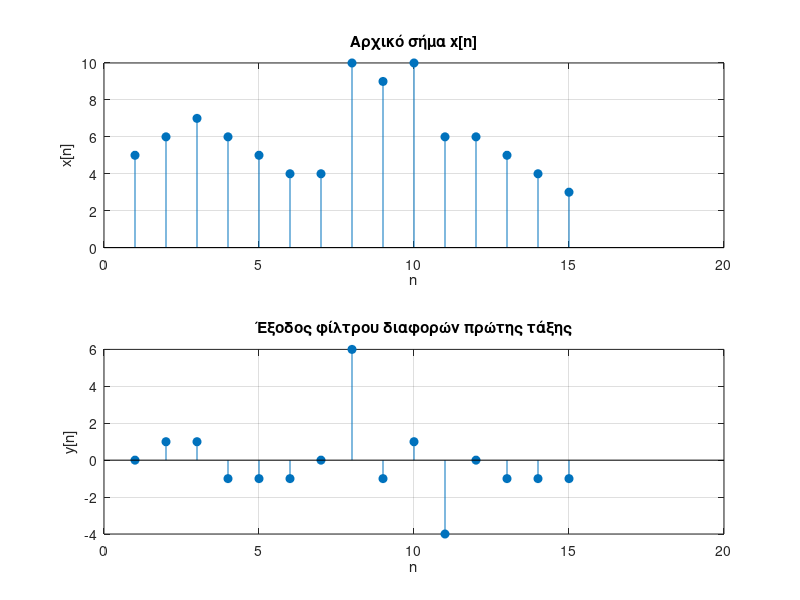

Recreate this plot in MATLAB. (Note: this script raises an error after producing the figure.)
%% Signal and Systems Laboratory 5
%           Exercise 1
%           First Order Filter - Image Processing


% Σήμα εισόδου
x = [5 6 7 6 5 4 4 10 9 10 6 6 5 4 3];

N = length(x);
y = zeros(1, N);

% Αρχική συνθήκη
y(1) = 0;

% Φίλτρο διαφορών πρώτης τάξης
for n = 2:N
    y(n) = x(n) - x(n-1);
end

% Σχεδίαση
n = 1:N;

figure(1);
subplot(2,1,1);
stem(n, x, 'filled');
grid on;
xlabel('n');
ylabel('x[n]');
title('Αρχικό σήμα x[n]');

subplot(2,1,2);
stem(n, y, 'filled');
grid on;
xlabel('n');
ylabel('y[n]');
title('Έξοδος φίλτρου διαφορών πρώτης τάξης');

%% Image Processing
X = imread('lena.tiff');
figure(2); imshow(X);
title('Αρχική έγχρωμη εικόνα');

X = double(rgb2gray(X));
figure(3); imshow(X, []);
title('Εικόνα επιπέδων του γκρι');

[R, C] = size(X);
Y = zeros(R, C);

for i = 1:R
    Y(i,1) = 0;   % αρχικό στοιχείο κάθε γραμμής
    for j = 2:C
        Y(i,j) = X(i,j) - X(i,j-1);
    end
end

Z = zeros(R, C);

for j = 1:C
    Z(1,j) = 0;   % αρχικό στοιχείο κάθε στήλης
    for i = 2:R
        Z(i,j) = X(i,j) - X(i-1,j);
    end
end

G = zeros(R, C);

for i = 1:R
    for j = 1:C
        G(i,j) = sqrt(Y(i,j)^2 + Z(i,j)^2);
    end
end

figure(4);
subplot(1,2,1);
imshow(X, []);
title('Εικόνα επιπέδων του γκρι');

subplot(1,2,2);
imshow(G, []);
title('Εικόνα ακμών (μέτρο κλίσης)');
